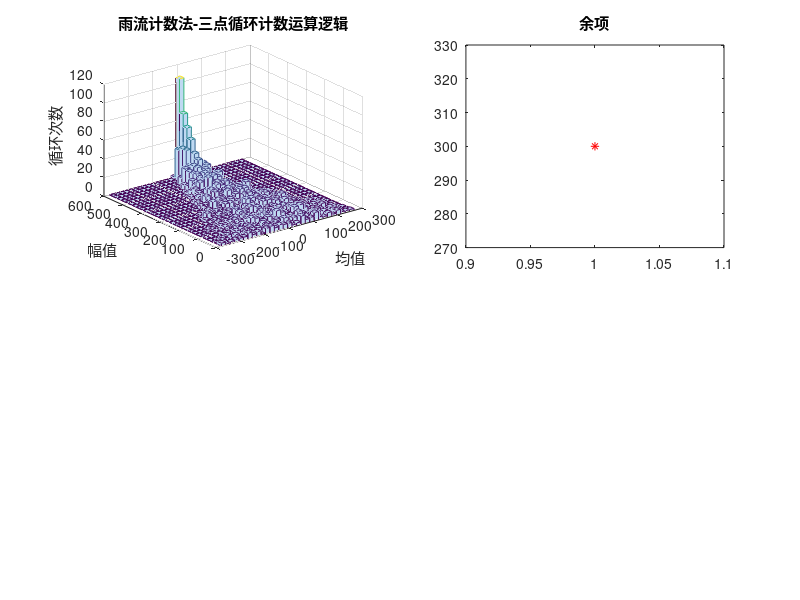

Source code (MATLAB): (Note: this script raises an error after producing the figure.)
clear;clc

%% 三点法 %%

fprintf('三点法\n')

tic

%Load=xlsread('G:\桌面\随机数');%%在此修改加载的文件名，数据格式一直才可正确运算%%

Load=randi([-300,300],10000,1); %取样范围为(-300,300)，取样点 10000 个。

Load1=Load;Load2=Load;

L3=length(Load2);

%三点循环计数法；部分参考SAE ASTM标准

%% 步骤一 %%

%对载荷时间历程进行处理使它只包含峰谷峰谷交替出现

m1=L3;

for i=2:1:m1-1

    if Load2(i-1)<=Load2(i)&&Load2(i)<=Load2(i+1)

        Load1(i)=NaN;

    elseif Load2(i-1)>=Load2(i)&&Load2(i)>=Load2(i+1)

        Load1(i)=NaN;

    end

end

Load1(isnan(Load1))=[];

%% 步骤二 %%

%对载荷时间历程再造，使从最大（小）值拆开，前后拼接，使从最值开始最值结束

[a,b]=max(Load1);

n1=length(Load1);

B1=Load1(b:n1);

B2=Load1(1:b);

Load1=[B1;B2];

%% 步骤三 %%

%再只留波峰波谷，防止拼接处出现不合理的数据

Load2=Load1;m1=length(Load1);

for i=2:1:m1-1

    if Load2(i-1)<Load2(i)&&Load2(i)<Load2(i+1)

        Load1(i)=NaN;

    elseif Load2(i-1)>Load2(i)&&Load2(i)>Load2(i+1)

        Load1(i)=NaN;

    end

end

Load1(isnan(Load1))=[];n1=length(Load1);

% B为改造后载荷时间历程  n为B中波峰波谷的个数

%% 步骤四 %%

%雨流计数记因素  1幅值F 2均值J  开启无脑循环模式

Amplitude=[];Mean=[];

while length(Load1)>=1

    n1=length(Load1);

    if n1==1||n1==2

        break

    elseif n1>2

        for j=1:n1-2

            s1=abs(Load1(j+1)-Load1(j));

            s2=abs(Load1(j+1)-Load1(j+2));

            e3=(Load1(j+1)+Load1(j+2))/2;

            if s1<=s2

                Amplitude=[Amplitude;s1];

                Mean=[Mean;e3];

                Load1(j)=[];

                Load1(j)=[];

                n1=length(Load1);

                break;

            else

                continue;

            end

        end

    end

    continue

end

D1=Load1;

%% 步骤五 %%

%画图像 三维hist三维图像

X=[Mean,Amplitude];

subplot(2,2,1);

%figure(2);

hist3(X,[30 30]);

xlabel('均值');

title('雨流计数法-三点循环计数运算逻辑');

ylabel('幅值');

zlabel('循环次数');

subplot(2,2,2);

plot(D1,'r-*');

title('余项');

toc

%% 四点法 %%

fprintf('四点法\n')

tic

Load3=Load;Load4=Load;

L4=length(Load3);

%四点循环计数法

%% 步骤一 %%

%对载荷时间历程进行处理使它只包含峰谷峰谷交替出现

for i=2:1:L4-1

    if  Load4(i-1)==Load4(i)

        Load3(i-1)=NaN;

    else

        continue

    end

end

Load3(isnan(Load3))=[];

Load4=Load3;

L4=length(Load3);

for i=2:1:L4-1

    if Load4(i-1)<=Load4(i)&&Load4(i)<=Load4(i+1)

        Load3(i)=NaN;

    elseif Load4(i-1)>=Load4(i)&&Load4(i)>=Load4(i+1)

        Load3(i)=NaN;

    end

end

Load3(isnan(Load3))=[];n2=length(Load3);

%% 步骤二 %%

Amplitude=[];Mean=[];

while ex(Load3)==1||ex(Load3)==0

 if ex(Load3)==1

      for j=1:n2-3

        if (Load3(j)<=Load3(j+2)&&Load3(j)<=Load3(j+1)&& Load3(j+1)<=Load3(j+3))||(Load3(j)>=Load3(j+2)&&Load3(j)>=Load3(j+1)&& Load3(j+1)>=Load3(j+3))

            s1=abs(Load3(j+1)-Load3(j+2));

            e3=(Load3(j+2)+Load3(j+1))/2;

            Amplitude=[Amplitude;s1];

            Mean=[Mean;e3];

            Load3(j+1)=[];

            Load3(j+1)=[];

            n2=length(Load3);

            break

        else

            continue

        end

      end

 else

     if ex(Load3)==0

     break

     end

 end

 continue

end

D2=Load3;

%% 步骤三 %%

%画图像 三维hist三维图像

Y=[Mean,Amplitude];

subplot(2,2,3);

%figure(2);

hist3(Y,[30 30]);

xlabel('均值');

title('雨流计数法-四点循环计数运算逻辑');

ylabel('幅值');

zlabel('循环次数');

subplot(2,2,4);

plot(D2,'r-*');

title('残余项');

toc

function re=ex(B)

n=length(B);re=0;

for j=1:n-3

    if  (B(j)<=B(j+2)&&B(j)<=B(j+1)&& B(j+1)<=B(j+3))||(B(j)>=B(j+2)&&B(j)>=B(j+1)&& B(j+1)>=B(j+3))

        re=1;

        break

    else

        re=0;

        continue

    end

end

end
